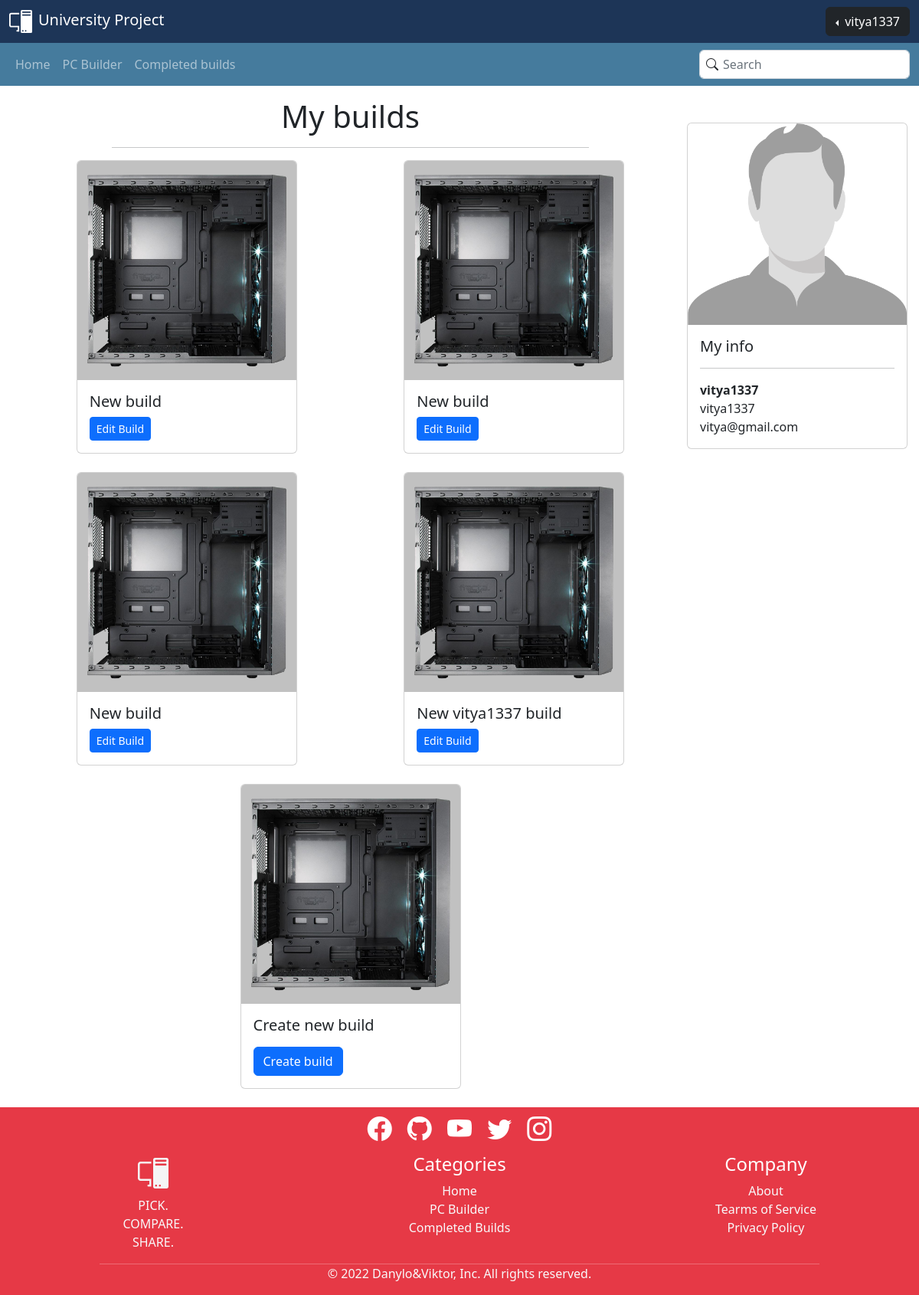
/pc_builder/user-profile.php (signed in), run on the app's committed database.
### tables this page shows
CREATE TABLE `build` (
  `id_build` int(11) NOT NULL,
  `build_name` varchar(45) NOT NULL,
  `user_id_user` int(11) NOT NULL,
  `case_id_case` int(11) DEFAULT NULL,
  `cpu_id_cpu` int(11) DEFAULT NULL,
  `motherboard_id_motherboard` int(11) DEFAULT NULL,
  `psu_id_psu` int(11) DEFAULT NULL
);

CREATE TABLE `user` (
  `id_user` int(11) NOT NULL,
  `user_name` varchar(45) NOT NULL,
  `user_surname` varchar(45) DEFAULT NULL,
  `login` varchar(45) NOT NULL,
  `email` varchar(45) NOT NULL,
  `password` varchar(45) NOT NULL
);

### pc_builder/php/scripts/sc_login_check.php (called while the page is built)
<?php
function isLogged(){
    if (isset($_SESSION['Logged'])) {
        if ($_SESSION['Logged']) {
            return true;
        } else {
            return false;
        }
    } else {
        $_SESSION['Logged'] = false;
        return false;
    }
}
?>

### pc_builder/user-profile.php (the view, shortened to what this page needs)
<!doctype html>
<html lang="en">
<link href="css/bootstrap.min.css" rel="stylesheet">
<link rel="stylesheet" href="https://cdn.jsdelivr.net/npm/bootstrap-icons@1.10.2/font/bootstrap-icons.css">
<link href="css/main.css" rel="stylesheet">
</head>
<body class="d-flex flex-column min-vh-100" style="background-color: #fff;">
    <?php
    include("php/generators/header.php");
    headerPrint();
    ?>
    <?php
    include("php/generators/navigation.php");
    navPrint();
    ?>
    <div class="container">
        <div class="row">
            <div class="col-xs-12 col-sm-9">
                <h1 class="text-center mt-3">My builds</h1>
                <hr class="w-75 mx-auto">
                <div class="row">
                    <?php
                    $user_id = $_SESSION['Logged_user_id'];
                    $mysqli = dbconnect();
                    $result=$mysqli->query("SELECT COUNT(*) as amount FROM build where user_id_user =".$user_id);
                    if ($result->num_rows > 0) {
                        while ($row = $result->fetch_assoc()) {
                            $b_amount = $row['amount'];
                        }
                    }
                    $i = $b_amount;
                    if($b_amount<3){
                    $result=$mysqli->query("SELECT
                    b.id_build, b.build_name
                    FROM
                    `build` b
                    WHERE
                    b.user_id_user= ".$user_id);
                    if ($result->num_rows > 0) {
                        while ($row = $result->fetch_assoc()) {
                            echo "<div class=\"col\">
                                    <div class=\"card mb-4 mx-auto\" style=\"width: 18rem;\">
                                        <img src=\"img/empty_build.png\" class=\"card-img-top\" alt=\"...\">
                                        <div class=\"card-body\">
                                            <h5 class=\"card-title\">".$row['build_name']."</h5>
                                            <form action=\"php/scripts/sc_select_build_to_edit.php\" method=\"POST\">
                                            <input type=\"hidden\" id=\"build_id\" name=\"build_id\" value=\"".$row['id_build']."\">
                                            <button type=\"submit\" class=\"btn btn-primary btn-sm\">Edit Build</button>
                                            <form>
                                        </div>
                                    </div>
                                </div>
                            ";
                        }
                    }
                        for($i; $i<3; $i++){
                            echo "<div class=\"col\">
                                    <div class=\"card mb-4 mx-auto\" style=\"width: 18rem;\">
                                        <img src=\"img/empty_build.png\" class=\"card-img-top\" alt=\"...\">
                                        <div class=\"card-body\">
                                            <h5 class=\"card-title\">Create new build</h5>
                                            </p>
                                            <a href=\"php/scripts/sc_create_blank_build.php\" class=\"btn btn-primary\">Create build</a>
                                        </div>
                                    </div>
                                </div>
                            ";
                        };
                    }else{
                    $result=$mysqli->query("SELECT
                    b.id_build, b.build_name
                    FROM
                    `build` b
                    WHERE
                    b.user_id_user= ".$user_id);
                    if ($result->num_rows > 0) {
                        while ($row = $result->fetch_assoc()) {
                            echo "<div class=\"col\">
                                    <div class=\"card mb-4 mx-auto\" style=\"width: 18rem;\">
                                        <img src=\"img/empty_build.png\" class=\"card-img-top\" alt=\"...\">
                                        <div class=\"card-body\">
                                            <h5 class=\"card-title\">".$row['build_name']."</h5>
                                            <form action=\"php/scripts/sc_select_build_to_edit.php\" method=\"POST\">
                                            <input type=\"hidden\" id=\"build_id\" name=\"build_id\" value=\"".$row['id_build']."\">
                                            <button type=\"submit\" class=\"btn btn-primary btn-sm\">Edit Build</button>
                                            </form>
                                        </div>
                                    </div>
                                </div>
                            ";
                        }
                        echo "<div class=\"col\">
                                    <div class=\"card mb-4 mx-auto\" style=\"width: 18rem;\">
                                        <img src=\"img/empty_build.png\" class=\"card-img-top\" alt=\"...\">
                                        <div class=\"card-body\">
                                            <h5 class=\"card-title\">Create new build</h5>
                                            </p>
                                            <a href=\"php/scripts/sc_create_blank_build.php\" class=\"btn btn-primary\">Create build</a>
                                        </div>
                                    </div>
                                </div>
                            ";
                    }
                    }
                    ?>
                </div>
            </div>
            <div class="col-xs-12 col-sm-3 order-first order-sm-last">
                <div class="card mx-auto my-5" style="width: 18rem;">
                    <img src="img/profile.png" class="card-img-top" alt="...">
                    <div class="card-body">
                        <h5 class="card-title">My info</h5>
                        <hr>
                        <?php
                        $mysqli = dbconnect();
                        $user_id = $_SESSION['Logged_user_id'];
                        $result=$mysqli->query("
                        SELECT user_name, login, email
                        FROM `user`
                        WHERE id_user = ".$user_id.";");
                        if ($result->num_rows > 0) {
                            while ($row = $result->fetch_assoc()) {
                                $name = $row['user_name'];
                                $nname = $row['login'];
                                $email = $row['email'];
                            }
                        }
                        echo "<p class=\"card-text\"><b>$name</b><br>$nname<br>$email</p>";
                        ?>
                    </div>
                </div>
            </div>
        </div>
    </div>
    <?php
    include("php/generators/footer.php");
    footerPrint();
    ?>
</body>
</html>

### pc_builder/php/generators/header.php
<?php
include("php\scripts\sc_login_check.php");
function headerPrint(){
    echo "<nav class=\"navbar navbar-dark\" style=\"background-color: #1d3557;\">
    <div class=\"container-fluid\">
    <a href=\"index.php\" class=\"navbar-brand mb-0 h1\"><img src=\"icons/pclogo.svg\" class=\"me-2\">University
    Project</a>";
    if(isLogged()){
        $username = $_SESSION['Logged_user'];
        echo "<div class=\"dropdown dropstart\">
        <button class=\"btn btn-dark dropdown-toggle\" type=\"button\" data-bs-toggle=\"dropdown\" aria-expanded=\"false\">
          ".$username."
        </button>
        <ul class=\"dropdown-menu\">
          <li><a class=\"dropdown-item\" href=\"user-profile.php\">Profile</a></li>
          <li>
            <hr class=\"dropdown-divider\">
          </li>
          <li><a class=\"dropdown-item text-danger\" href=\"php/scripts/sc_logout.php\">Log out</a></li>
        </ul>
      </div>";
    }else{
        echo "<a href=\"login.php\" class=\"btn btn-dark justify-content-end p-1 px-2\">Login</a>";
    }
    echo "</div></nav>";
}
?>

### pc_builder/php/generators/navigation.php
<?php
function navPrint(){
    echo "<nav class=\"navbar navbar-expand-lg navbar-dark\" style=\"background-color: #457b9d\">
    <div class=\"container-fluid\">
      <button class=\"navbar-toggler\" type=\"button\" data-bs-toggle=\"collapse\" data-bs-target=\"#navbarSupportedContent\" aria-controls=\"navbarSupportedContent\" aria-expanded=\"false\" aria-label=\"Toggle navigation\">
        <span class=\"navbar-toggler-icon\"></span>
      </button>
      <div class=\"collapse navbar-collapse\" id=\"navbarSupportedContent\">
        <ul class=\"navbar-nav me-auto mb-2 mb-lg-0\">
          <li class=\"nav-item\">
            <a class=\"nav-link\" aria-current=\"page\" href=\"index.php\">Home</a>
          </li>
          <li class=\"nav-item\">
            <a class=\"nav-link\" href=\"pcbuild.php\">PC Builder</a>
          </li>
          <li class=\"nav-item\">
            <a class=\"nav-link\" href=\"compbuild.php\">Completed builds</a>
          </li>
        </ul>
        <div class=\"searchdiv left-addon\">
          <form action=\"search.php\" role=\"search\">
            <i class=\"searchicon bi bi-search\" type=\"submit\"></i>
            <input type=\"text\" class=\"form-control\" placeholder=\"Search\" />
          </form>
        </div>
      </div>
    </div>
  </nav>";
}
?>

### pc_builder/php/generators/footer.php
<?php
    function footerPrint(){
        echo "
        <footer class=\"container-fluid mt-auto\" style=\"background-color: #e63946;\">
          <div class=\"container-fluid mx-auto text-center mt-1 mb-1\">
            <a href=\"https://www.facebook.com/\" target=\"_blank\"><i class=\"bi bi-facebook footico px-2\"></i></a>
            <a href=\"https://www.github.com/\" target=\"_blank\"><i class=\"bi bi-github footico px-2\"></i></a>
            <a href=\"https://www.youtube.com/\" target=\"_blank\"><i class=\"bi bi-youtube footico px-2\"></i></a>
            <a href=\"https://www.twitter.com/\" target=\"_blank\"><i class=\"bi bi-twitter footico px-2\"></i></a>
            <a href=\"https://www.instagram.com/\" target=\"_blank\"><i class=\"bi bi-instagram footico px-2\"></i></a>
          </div>
          <div class=\"row text-center\">
            <div class=\"col-xs-6 col-sm-12 col-md-4\">
              <ul class=\"list-unstyled text-small\">
                <li class=\"bi bi-pc-display imgbi\"></li></a></li>
                <li><a class=\"text-light pe-none\">PICK.</a></li>
                <li><a class=\"text-light pe-none\">COMPARE.</a></li>
                <li><a class=\"text-light pe-none\">SHARE.</a></li>
              </ul>
            </div>
            <div class=\"col-xs-6 col-sm-6 col-md-4\">
              <h4 class=\"text-white pt-1\">Categories</h4>
              <ul class=\"list-unstyled text-small\">
                <li><a class=\"text-light foothover\" href=\"index.php\">Home</a></li>
                <li><a class=\"text-light foothover\" href=\"pcbuild.php\">PC Builder</a></li>
                <li><a class=\"text-light foothover\" href=\"compbuild.php\">Completed Builds</a></li>
              </ul>
            </div>
            <div class=\"col-xs-6 col-sm-6 col-md-4\">
              <h4 class=\"text-white pt-1\">Company</h4>
              <ul class=\"list-unstyled text-small\">
                <li><a class=\"text-light foothover\" href=\"f-about.php\" target=\"_blank\">About</a></li>
                <li><a class=\"text-light foothover\" href=\"f-tos.php\" target=\"_blank\">Tearms of Service</a></li>
                <li><a class=\"text-light foothover\" href=\"f-privacy.php\" target=\"_blank\">Privacy Policy</a></li>
              </ul>
            </div>
          </div>
          <div>
            <hr class=\"rights mx-auto text-white my-0\">
            <p class=\"text-light text-center\">© 2022 Danylo&Viktor, Inc. All rights reserved.</p>
          </div>
        </footer>
        ";
    }
?>

### pc_builder/css/main.css (style rules this page uses)
.searchdiv { position: relative; }
.searchdiv .searchicon { position: absolute; padding: 7px; }
.left-addon .searchicon { left: 2px; }
.left-addon input { padding-left: 30px; }
.row ul li a { text-decoration: none !important; }
.imgbi { color: whitesmoke; font-size: 5vh; }
.rights { width: 80%; }
.footico { color: white; font-size: 2rem; }

### data on the page
build: build_name "New build"
build: build_name "New build"
build: build_name "New build"
build: build_name "New vitya1337 build"
user: user_name "vitya1337", login "vitya1337", email "vitya@gmail.com"

### other printed values
$username "vitya1337"
